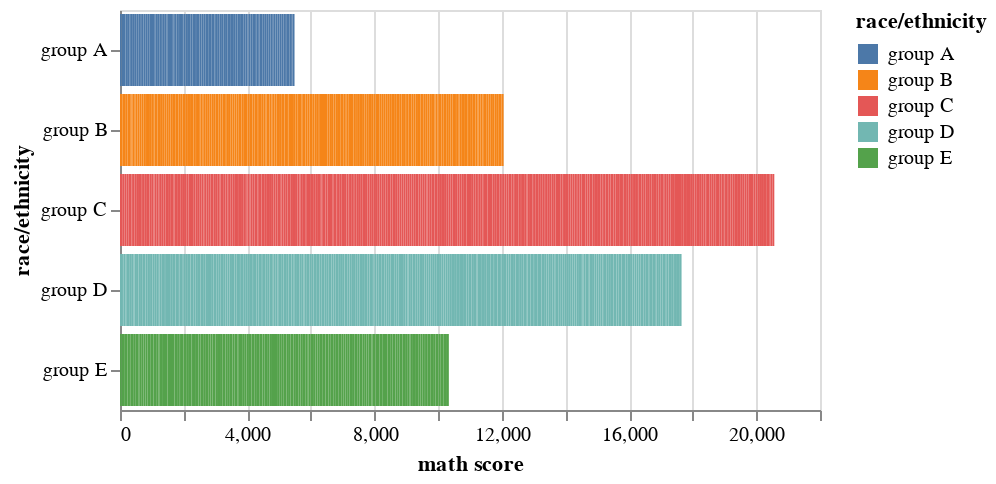

Notebook cell for this chart:
### Code cell
# horizontal bar chart with tooltip

alt.Chart(df).mark_bar().encode(y='race/ethnicity', x='math score', color='race/ethnicity', tooltip=[alt.Tooltip('reading score'),
                                                                                                     alt.Tooltip('writing score')]).properties(height=200, width=350)

### Figure 1 — Vega-Lite specification as saved in the notebook (floating-point values rounded to 4 significant figures; data arrays with more than 128 entries replaced by an {"elided": "..."} marker saying what was removed)
{"config": {"view": {"continuousWidth": 400, "continuousHeight": 300}}, "data": {"name": "data-6d124abcda005f71f4e439dda18992fc"}, "mark": "bar", "encoding": {"color": {"field": "race/ethnicity", "type": "nominal"}, "tooltip": [{"field": "reading score", "type": "quantitative"}, {"field": "writing score", "type": "quantitative"}], "x": {"field": "math score", "type": "quantitative"}, "y": {"field": "race/ethnicity", "type": "nominal"}}, "height": 200, "width": 350, "$schema": "https://vega.github.io/schema/vega-lite/v4.17.0.json", "datasets": {"data-6d124abcda005f71f4e439dda18992fc": {"elided": "1000 records"}}}
